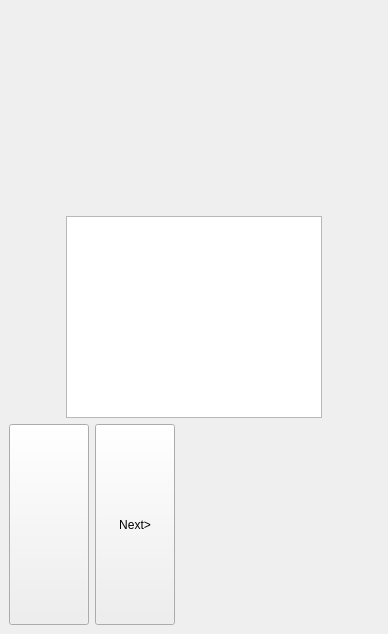
<?xml version="1.0" encoding="UTF-8"?>
<ui version="4.0">
 <class>MainWindow</class>
 <widget class="QMainWindow" name="MainWindow">
  <property name="geometry">
   <rect>
    <x>0</x>
    <y>0</y>
    <width>388</width>
    <height>634</height>
   </rect>
  </property>
  <property name="windowTitle">
   <string>Digitize</string>
  </property>
  <widget class="QWidget" name="centralwidget">
   <property name="sizePolicy">
    <sizepolicy hsizetype="Preferred" vsizetype="Preferred">
     <horstretch>0</horstretch>
     <verstretch>0</verstretch>
    </sizepolicy>
   </property>
   <layout class="QVBoxLayout" name="verticalLayout">
    <item>
     <layout class="QHBoxLayout" name="horizontalLayout">
      <item>
       <widget class="QLabel" name="label">
        <property name="text">
         <string/>
        </property>
        <property name="pixmap">
         <pixmap resource="rcs.qrc">:/demo/X_demo.jpg</pixmap>
        </property>
        <property name="alignment">
         <set>Qt::AlignCenter</set>
        </property>
       </widget>
      </item>
      <item>
       <widget class="QLabel" name="label_2">
        <property name="text">
         <string/>
        </property>
        <property name="pixmap">
         <pixmap resource="rcs.qrc">:/demo/trace_demo.png</pixmap>
        </property>
        <property name="alignment">
         <set>Qt::AlignCenter</set>
        </property>
       </widget>
      </item>
     </layout>
    </item>
    <item>
     <layout class="QHBoxLayout" name="horizontalLayout_3">
      <item>
       <widget class="QPlainTextEdit" name="plainTextEdit">
        <property name="sizePolicy">
         <sizepolicy hsizetype="Fixed" vsizetype="Preferred">
          <horstretch>0</horstretch>
          <verstretch>0</verstretch>
         </sizepolicy>
        </property>
        <property name="focusPolicy">
         <enum>Qt::NoFocus</enum>
        </property>
        <property name="sizeAdjustPolicy">
         <enum>QAbstractScrollArea::AdjustIgnored</enum>
        </property>
       </widget>
      </item>
     </layout>
    </item>
    <item>
     <layout class="QHBoxLayout" name="horizontalLayout_2">
      <item>
       <widget class="QPushButton" name="pushButton">
        <property name="sizePolicy">
         <sizepolicy hsizetype="Fixed" vsizetype="Preferred">
          <horstretch>0</horstretch>
          <verstretch>0</verstretch>
         </sizepolicy>
        </property>
        <property name="text">
         <string> </string>
        </property>
       </widget>
      </item>
      <item>
       <widget class="QPushButton" name="pushButton_2">
        <property name="sizePolicy">
         <sizepolicy hsizetype="Fixed" vsizetype="Preferred">
          <horstretch>0</horstretch>
          <verstretch>0</verstretch>
         </sizepolicy>
        </property>
        <property name="text">
         <string>Next&gt;</string>
        </property>
       </widget>
      </item>
      <item>
       <widget class="QLabel" name="label_3">
        <property name="text">
         <string/>
        </property>
       </widget>
      </item>
     </layout>
    </item>
   </layout>
  </widget>
 </widget>
 <resources>
  <include location="rcs.qrc"/>
  <include location="../../.designer/backup/rcs.qrc"/>
 </resources>
 <connections/>
</ui>
